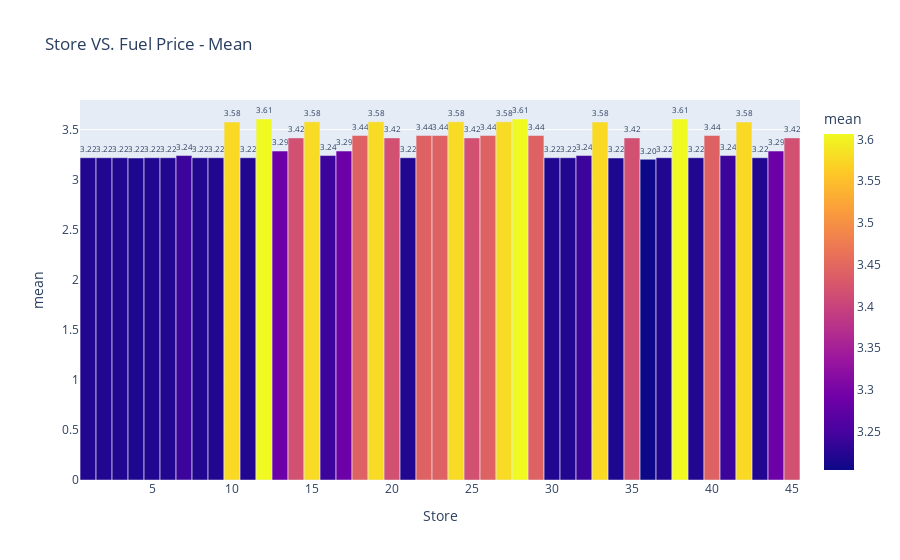
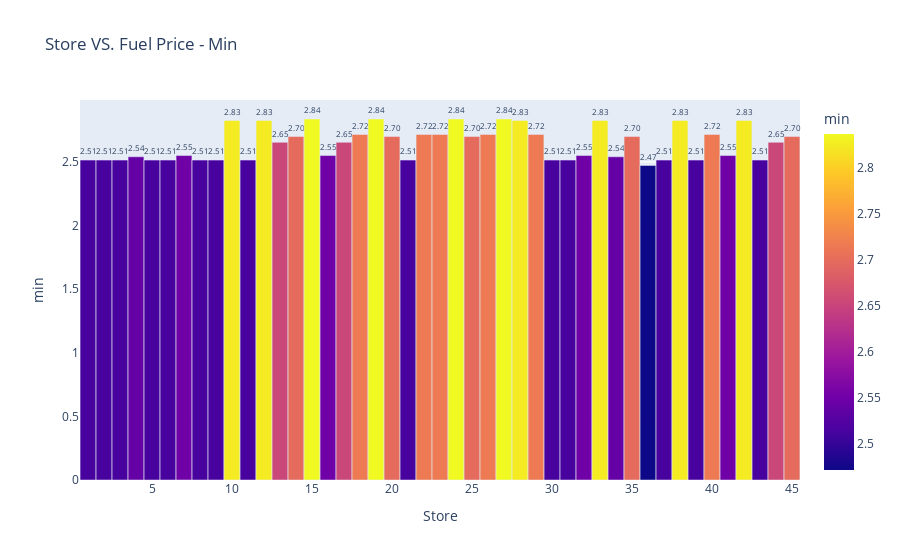
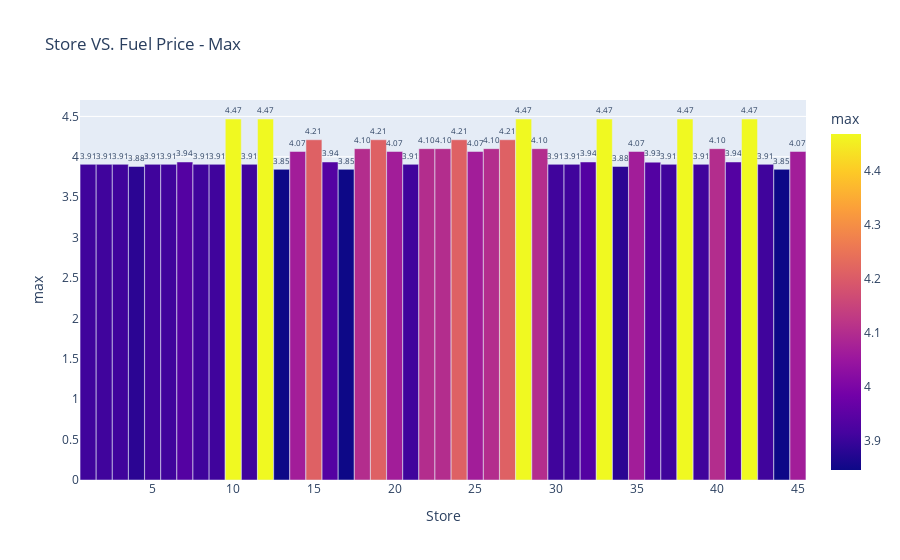

Notebook source saved alongside these figures, in order:
### Code cell
# Plotting Mean Fuel Price for each store

fig = px.bar(df_fuel, 
             y= 'mean', 
             x= 'Store', 
             text_auto= '.3s', 
             color= 'mean', 
             title= 'Store VS. Fuel Price - Mean')

fig.update_traces(textfont_size= 12,
                  textposition= 'outside', 
                  cliponaxis= False)

fig.update_layout(bargap= 0.01,
                  bargroupgap= 0,
                  autosize= True)

fig.show()

# Plotting Min Fuel Price for each store

fig = px.bar(df_fuel, 
             y= 'min', 
             x= 'Store', 
             text_auto= '.3s', 
             color= 'min', 
             title= 'Store VS. Fuel Price - Min')

fig.update_traces(textfont_size= 12, 
                  textposition= 'outside', 
                  cliponaxis= False)

fig.update_layout(bargap= 0.01,
                  bargroupgap= 0,
                  autosize= True)

fig.show()

# Plotting Max Fuel Price for each store

fig = px.bar(df_fuel, 
             y= 'max', 
             x= 'Store', 
             text_auto= '.3s', 
             color= 'max', 
             title= 'Store VS. Fuel Price - Max')

fig.update_traces(textfont_size= 12,  
                  textposition= 'outside', 
                  cliponaxis=False)

fig.update_layout(bargap= 0.01,
                  bargroupgap= 0,
                  autosize= True)

fig.show()

### Figure 1 — Plotly figure (JSON) as saved in the notebook; plotly's stock layout.template omitted (floating-point values rounded to 4 significant figures)
{"data": [{"alignmentgroup": "True", "cliponaxis": false, "hovertemplate": "Store=%{x}<br>mean=%{marker.color}<extra></extra>", "legendgroup": "", "marker": {"color": [3.22, 3.22, 3.22, 3.217, 3.22, 3.22, 3.242, 3.22, 3.22, 3.576, 3.22, 3.606, 3.286, 3.418, 3.578, 3.242, 3.286, 3.442, 3.578, 3.418, 3.22, 3.442, 3.442, 3.578, 3.418, 3.442, 3.578, 3.606, 3.442, 3.22, 3.22, 3.242, 3.576, 3.217, 3.418, 3.204, 3.22, 3.606, 3.22, 3.442, 3.242, 3.576, 3.22, 3.286, 3.418], "coloraxis": "coloraxis", "pattern": {"shape": ""}}, "name": "", "offsetgroup": "", "orientation": "v", "showlegend": false, "textfont": {"size": 12}, "textposition": "outside", "texttemplate": "%{y:.3s}", "type": "bar", "x": [1, 2, 3, 4, 5, 6, 7, 8, 9, 10, 11, 12, 13, 14, 15, 16, 17, 18, 19, 20, 21, 22, 23, 24, 25, 26, 27, 28, 29, 30, 31, 32, 33, 34, 35, 36, 37, 38, 39, 40, 41, 42, 43, 44, 45], "xaxis": "x", "y": [3.22, 3.22, 3.22, 3.217, 3.22, 3.22, 3.242, 3.22, 3.22, 3.576, 3.22, 3.606, 3.286, 3.418, 3.578, 3.242, 3.286, 3.442, 3.578, 3.418, 3.22, 3.442, 3.442, 3.578, 3.418, 3.442, 3.578, 3.606, 3.442, 3.22, 3.22, 3.242, 3.576, 3.217, 3.418, 3.204, 3.22, 3.606, 3.22, 3.442, 3.242, 3.576, 3.22, 3.286, 3.418], "yaxis": "y"}], "layout": {"autosize": true, "bargap": 0.01, "bargroupgap": 0, "barmode": "relative", "coloraxis": {"colorbar": {"title": {"text": "mean"}}, "colorscale": [[0, "#0d0887"], [0.1111, "#46039f"], [0.2222, "#7201a8"], [0.3333, "#9c179e"], [0.4444, "#bd3786"], [0.5556, "#d8576b"], [0.6667, "#ed7953"], [0.7778, "#fb9f3a"], [0.8889, "#fdca26"], [1, "#f0f921"]]}, "legend": {"tracegroupgap": 0}, "title": {"text": "Store VS. Fuel Price - Mean"}, "xaxis": {"anchor": "y", "domain": [0, 1], "title": {"text": "Store"}}, "yaxis": {"anchor": "x", "domain": [0, 1], "title": {"text": "mean"}}}}

### Figure 2 — Plotly figure (JSON) as saved in the notebook; plotly's stock layout.template omitted (floating-point values rounded to 4 significant figures)
{"data": [{"alignmentgroup": "True", "cliponaxis": false, "hovertemplate": "Store=%{x}<br>min=%{marker.color}<extra></extra>", "legendgroup": "", "marker": {"color": [2.514, 2.514, 2.514, 2.54, 2.514, 2.514, 2.55, 2.514, 2.514, 2.825, 2.514, 2.825, 2.654, 2.699, 2.837, 2.55, 2.654, 2.716, 2.837, 2.699, 2.514, 2.716, 2.716, 2.837, 2.699, 2.716, 2.837, 2.825, 2.716, 2.514, 2.514, 2.55, 2.825, 2.54, 2.699, 2.472, 2.514, 2.825, 2.514, 2.716, 2.55, 2.825, 2.514, 2.654, 2.699], "coloraxis": "coloraxis", "pattern": {"shape": ""}}, "name": "", "offsetgroup": "", "orientation": "v", "showlegend": false, "textfont": {"size": 12}, "textposition": "outside", "texttemplate": "%{y:.3s}", "type": "bar", "x": [1, 2, 3, 4, 5, 6, 7, 8, 9, 10, 11, 12, 13, 14, 15, 16, 17, 18, 19, 20, 21, 22, 23, 24, 25, 26, 27, 28, 29, 30, 31, 32, 33, 34, 35, 36, 37, 38, 39, 40, 41, 42, 43, 44, 45], "xaxis": "x", "y": [2.514, 2.514, 2.514, 2.54, 2.514, 2.514, 2.55, 2.514, 2.514, 2.825, 2.514, 2.825, 2.654, 2.699, 2.837, 2.55, 2.654, 2.716, 2.837, 2.699, 2.514, 2.716, 2.716, 2.837, 2.699, 2.716, 2.837, 2.825, 2.716, 2.514, 2.514, 2.55, 2.825, 2.54, 2.699, 2.472, 2.514, 2.825, 2.514, 2.716, 2.55, 2.825, 2.514, 2.654, 2.699], "yaxis": "y"}], "layout": {"autosize": true, "bargap": 0.01, "bargroupgap": 0, "barmode": "relative", "coloraxis": {"colorbar": {"title": {"text": "min"}}, "colorscale": [[0, "#0d0887"], [0.1111, "#46039f"], [0.2222, "#7201a8"], [0.3333, "#9c179e"], [0.4444, "#bd3786"], [0.5556, "#d8576b"], [0.6667, "#ed7953"], [0.7778, "#fb9f3a"], [0.8889, "#fdca26"], [1, "#f0f921"]]}, "legend": {"tracegroupgap": 0}, "title": {"text": "Store VS. Fuel Price - Min"}, "xaxis": {"anchor": "y", "domain": [0, 1], "title": {"text": "Store"}}, "yaxis": {"anchor": "x", "domain": [0, 1], "title": {"text": "min"}}}}

### Figure 3 — Plotly figure (JSON) as saved in the notebook; plotly's stock layout.template omitted (floating-point values rounded to 4 significant figures)
{"data": [{"alignmentgroup": "True", "cliponaxis": false, "hovertemplate": "Store=%{x}<br>max=%{marker.color}<extra></extra>", "legendgroup": "", "marker": {"color": [3.907, 3.907, 3.907, 3.881, 3.907, 3.907, 3.936, 3.907, 3.907, 4.468, 3.907, 4.468, 3.845, 4.066, 4.211, 3.936, 3.845, 4.101, 4.211, 4.066, 3.907, 4.101, 4.101, 4.211, 4.066, 4.101, 4.211, 4.468, 4.101, 3.907, 3.907, 3.936, 4.468, 3.881, 4.066, 3.934, 3.907, 4.468, 3.907, 4.101, 3.936, 4.468, 3.907, 3.845, 4.066], "coloraxis": "coloraxis", "pattern": {"shape": ""}}, "name": "", "offsetgroup": "", "orientation": "v", "showlegend": false, "textfont": {"size": 12}, "textposition": "outside", "texttemplate": "%{y:.3s}", "type": "bar", "x": [1, 2, 3, 4, 5, 6, 7, 8, 9, 10, 11, 12, 13, 14, 15, 16, 17, 18, 19, 20, 21, 22, 23, 24, 25, 26, 27, 28, 29, 30, 31, 32, 33, 34, 35, 36, 37, 38, 39, 40, 41, 42, 43, 44, 45], "xaxis": "x", "y": [3.907, 3.907, 3.907, 3.881, 3.907, 3.907, 3.936, 3.907, 3.907, 4.468, 3.907, 4.468, 3.845, 4.066, 4.211, 3.936, 3.845, 4.101, 4.211, 4.066, 3.907, 4.101, 4.101, 4.211, 4.066, 4.101, 4.211, 4.468, 4.101, 3.907, 3.907, 3.936, 4.468, 3.881, 4.066, 3.934, 3.907, 4.468, 3.907, 4.101, 3.936, 4.468, 3.907, 3.845, 4.066], "yaxis": "y"}], "layout": {"autosize": true, "bargap": 0.01, "bargroupgap": 0, "barmode": "relative", "coloraxis": {"colorbar": {"title": {"text": "max"}}, "colorscale": [[0, "#0d0887"], [0.1111, "#46039f"], [0.2222, "#7201a8"], [0.3333, "#9c179e"], [0.4444, "#bd3786"], [0.5556, "#d8576b"], [0.6667, "#ed7953"], [0.7778, "#fb9f3a"], [0.8889, "#fdca26"], [1, "#f0f921"]]}, "legend": {"tracegroupgap": 0}, "title": {"text": "Store VS. Fuel Price - Max"}, "xaxis": {"anchor": "y", "domain": [0, 1], "title": {"text": "Store"}}, "yaxis": {"anchor": "x", "domain": [0, 1], "title": {"text": "max"}}}}
